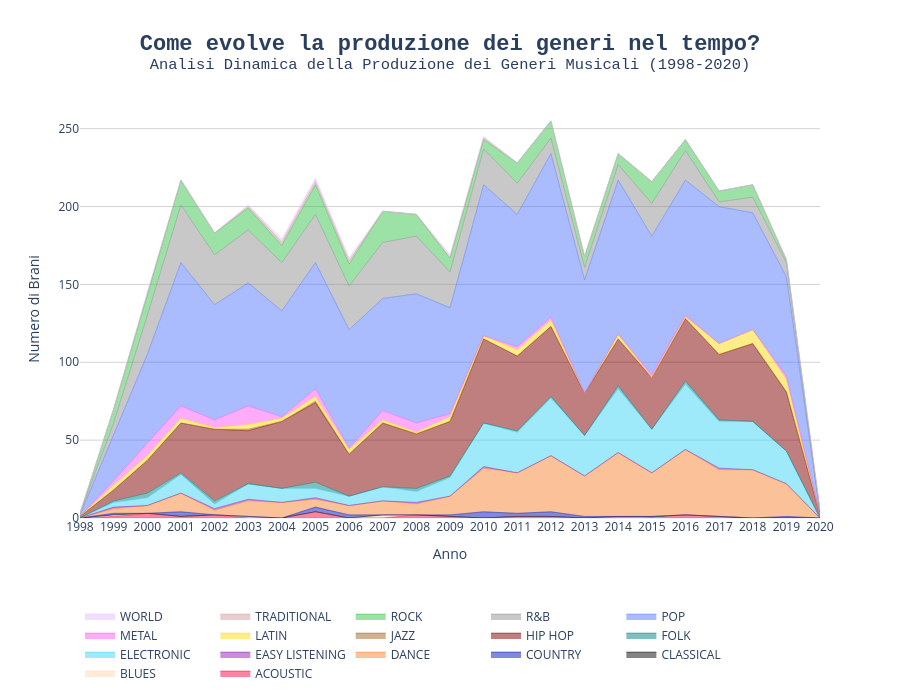

Notebook code cell kept with this figure:
### Code cell
# Prendiamo il precedente ranking ottenuto per produzione e cerchiamo di focalizzare l'attenzione su
# POP, HIP POP, R&B, ELECTRONIC, DANCE, ROCK, METAL, LATIN
import plotly.graph_objects as go

# 1. Lista generi (manteniamo l'ordine alfabetico per la legenda)
genres_to_plot = sorted([
    'acoustic', 'blues', 'classical', 'country', 'dance', 'easy listening',
    'electronic', 'folk', 'hip hop', 'jazz', 'latin', 'metal', 'pop', 
    'r&b', 'rock', 'traditional', 'world'
])

# 2. DIZIONARIO COLORI MANUALE
# Qui puoi cambiare ogni singolo colore. Ho inserito dei valori di esempio, 
# ma puoi modificarli come preferisci.
color_map = {
    'acoustic': "#f90945", 'blues':"#ffd8b1", 'classical': "#0B0B0B",
    'country': "#0514b7", 'dance': "#f88534", 'easy listening':"#911eb4",
    'electronic': "#3fd6f8", 'folk': "#008080", 'hip hop': "#800000",
    'jazz': "#a06726"  , 'latin': "#fbdc12", 'metal': "#fc5af4",
    'pop': "#567afc", 'r&b': "#919192", 'rock': "#3bc44d",
    'traditional': "#D29E9E", 'world': "#e6beff"
}

# 3. Raggruppamento dati (come prima)
stream_data = df.groupby('year')[genres_to_plot].sum().reset_index()

fig_stream = go.Figure()

# 4. Creazione tracce con colori dal DIZIONARIO
for genre in genres_to_plot:
    fig_stream.add_trace(go.Scatter(
        x=stream_data['year'],
        y=stream_data[genre],
        name=genre.upper(),
        mode='lines',
        # Recuperiamo il colore dal dizionario usando la chiave 'genre'
        line=dict(width=0.5, color=color_map.get(genre, 'gray')), 
        stackgroup='one',
        fill='tonexty',
        hoverinfo='x+y+name'
    ))

# 5. Layout (come prima)
fig_stream.update_layout(
    title=dict(
        text='<b>Come evolve la produzione dei generi nel tempo?</b><br><sup>Analisi Dinamica della Produzione dei Generi Musicali (1998-2020)</sup>',
        x=0.5, font=dict(size=22, family="Courier New")
    ),
    # title="<b>Analisi Dinamica della Produzione dei Generi Musicali (1998-2020)</b>",
    xaxis=dict(title="Anno", showgrid=False, dtick=1),
    yaxis=dict(title="Numero di Brani", showgrid=True, gridcolor='lightgray'),
    template='plotly_white',
    hovermode='closest',
    height=700,
    legend=dict(orientation="h", y=-0.2)
)

fig_stream.show()

### Figure 1 — Plotly figure (JSON) as saved in the notebook; plotly's stock layout.template omitted (floating-point values rounded to 4 significant figures)
{"data": [{"fill": "tonexty", "hoverinfo": "x+y+name", "line": {"color": "#f90945", "width": 0.5}, "mode": "lines", "name": "ACOUSTIC", "stackgroup": "one", "type": "scatter", "x": [1998, 1999, 2000, 2001, 2002, 2003, 2004, 2005, 2006, 2007, 2008, 2009, 2010, 2011, 2012, 2013, 2014, 2015, 2016, 2017, 2018, 2019, 2020], "y": [0, 1, 3, 1, 2, 0, 0, 4, 0, 0, 2, 1, 0, 1, 1, 0, 1, 0, 2, 1, 0, 0, 0]}, {"fill": "tonexty", "hoverinfo": "x+y+name", "line": {"color": "#ffd8b1", "width": 0.5}, "mode": "lines", "name": "BLUES", "stackgroup": "one", "type": "scatter", "x": [1998, 1999, 2000, 2001, 2002, 2003, 2004, 2005, 2006, 2007, 2008, 2009, 2010, 2011, 2012, 2013, 2014, 2015, 2016, 2017, 2018, 2019, 2020], "y": [0, 1, 0, 0, 0, 1, 0, 0, 0, 2, 0, 0, 0, 0, 0, 0, 0, 0, 0, 0, 0, 0, 0]}, {"fill": "tonexty", "hoverinfo": "x+y+name", "line": {"color": "#0B0B0B", "width": 0.5}, "mode": "lines", "name": "CLASSICAL", "stackgroup": "one", "type": "scatter", "x": [1998, 1999, 2000, 2001, 2002, 2003, 2004, 2005, 2006, 2007, 2008, 2009, 2010, 2011, 2012, 2013, 2014, 2015, 2016, 2017, 2018, 2019, 2020], "y": [0, 0, 0, 0, 0, 0, 0, 0, 0, 0, 0, 0, 0, 0, 0, 0, 0, 1, 0, 0, 0, 0, 0]}, {"fill": "tonexty", "hoverinfo": "x+y+name", "line": {"color": "#0514b7", "width": 0.5}, "mode": "lines", "name": "COUNTRY", "stackgroup": "one", "type": "scatter", "x": [1998, 1999, 2000, 2001, 2002, 2003, 2004, 2005, 2006, 2007, 2008, 2009, 2010, 2011, 2012, 2013, 2014, 2015, 2016, 2017, 2018, 2019, 2020], "y": [0, 1, 0, 3, 0, 0, 0, 3, 2, 0, 0, 1, 4, 2, 3, 1, 0, 0, 0, 0, 0, 1, 0]}, {"fill": "tonexty", "hoverinfo": "x+y+name", "line": {"color": "#f88534", "width": 0.5}, "mode": "lines", "name": "DANCE", "stackgroup": "one", "type": "scatter", "x": [1998, 1999, 2000, 2001, 2002, 2003, 2004, 2005, 2006, 2007, 2008, 2009, 2010, 2011, 2012, 2013, 2014, 2015, 2016, 2017, 2018, 2019, 2020], "y": [0, 3, 5, 12, 3, 10, 10, 5, 6, 9, 7, 12, 28, 26, 36, 26, 41, 28, 42, 30, 31, 21, 0]}, {"fill": "tonexty", "hoverinfo": "x+y+name", "line": {"color": "#911eb4", "width": 0.5}, "mode": "lines", "name": "EASY LISTENING", "stackgroup": "one", "type": "scatter", "x": [1998, 1999, 2000, 2001, 2002, 2003, 2004, 2005, 2006, 2007, 2008, 2009, 2010, 2011, 2012, 2013, 2014, 2015, 2016, 2017, 2018, 2019, 2020], "y": [0, 1, 0, 0, 1, 1, 0, 1, 0, 0, 1, 0, 1, 0, 0, 0, 0, 0, 0, 1, 0, 0, 0]}, {"fill": "tonexty", "hoverinfo": "x+y+name", "line": {"color": "#3fd6f8", "width": 0.5}, "mode": "lines", "name": "ELECTRONIC", "stackgroup": "one", "type": "scatter", "x": [1998, 1999, 2000, 2001, 2002, 2003, 2004, 2005, 2006, 2007, 2008, 2009, 2010, 2011, 2012, 2013, 2014, 2015, 2016, 2017, 2018, 2019, 2020], "y": [0, 3, 5, 12, 3, 10, 9, 6, 6, 9, 7, 12, 28, 26, 37, 26, 41, 28, 42, 30, 31, 21, 0]}, {"fill": "tonexty", "hoverinfo": "x+y+name", "line": {"color": "#008080", "width": 0.5}, "mode": "lines", "name": "FOLK", "stackgroup": "one", "type": "scatter", "x": [1998, 1999, 2000, 2001, 2002, 2003, 2004, 2005, 2006, 2007, 2008, 2009, 2010, 2011, 2012, 2013, 2014, 2015, 2016, 2017, 2018, 2019, 2020], "y": [0, 1, 3, 1, 2, 0, 0, 4, 0, 0, 2, 1, 0, 1, 1, 0, 2, 0, 2, 1, 0, 0, 0]}, {"fill": "tonexty", "hoverinfo": "x+y+name", "line": {"color": "#800000", "width": 0.5}, "mode": "lines", "name": "HIP HOP", "stackgroup": "one", "type": "scatter", "x": [1998, 1999, 2000, 2001, 2002, 2003, 2004, 2005, 2006, 2007, 2008, 2009, 2010, 2011, 2012, 2013, 2014, 2015, 2016, 2017, 2018, 2019, 2020], "y": [1, 7, 21, 32, 46, 34, 43, 51, 27, 41, 35, 35, 54, 48, 45, 27, 30, 33, 40, 42, 50, 38, 2]}, {"fill": "tonexty", "hoverinfo": "x+y+name", "line": {"color": "#a06726", "width": 0.5}, "mode": "lines", "name": "JAZZ", "stackgroup": "one", "type": "scatter", "x": [1998, 1999, 2000, 2001, 2002, 2003, 2004, 2005, 2006, 2007, 2008, 2009, 2010, 2011, 2012, 2013, 2014, 2015, 2016, 2017, 2018, 2019, 2020], "y": [0, 0, 0, 0, 0, 1, 0, 1, 0, 0, 0, 0, 0, 0, 0, 0, 0, 0, 0, 0, 0, 0, 0]}, {"fill": "tonexty", "hoverinfo": "x+y+name", "line": {"color": "#fbdc12", "width": 0.5}, "mode": "lines", "name": "LATIN", "stackgroup": "one", "type": "scatter", "x": [1998, 1999, 2000, 2001, 2002, 2003, 2004, 2005, 2006, 2007, 2008, 2009, 2010, 2011, 2012, 2013, 2014, 2015, 2016, 2017, 2018, 2019, 2020], "y": [0, 3, 3, 3, 1, 3, 2, 3, 3, 2, 1, 3, 2, 4, 4, 0, 3, 0, 1, 7, 9, 8, 0]}, {"fill": "tonexty", "hoverinfo": "x+y+name", "line": {"color": "#fc5af4", "width": 0.5}, "mode": "lines", "name": "METAL", "stackgroup": "one", "type": "scatter", "x": [1998, 1999, 2000, 2001, 2002, 2003, 2004, 2005, 2006, 2007, 2008, 2009, 2010, 2011, 2012, 2013, 2014, 2015, 2016, 2017, 2018, 2019, 2020], "y": [0, 3, 8, 8, 5, 12, 1, 5, 1, 6, 6, 2, 0, 2, 2, 0, 0, 2, 1, 0, 0, 2, 0]}, {"fill": "tonexty", "hoverinfo": "x+y+name", "line": {"color": "#567afc", "width": 0.5}, "mode": "lines", "name": "POP", "stackgroup": "one", "type": "scatter", "x": [1998, 1999, 2000, 2001, 2002, 2003, 2004, 2005, 2006, 2007, 2008, 2009, 2010, 2011, 2012, 2013, 2014, 2015, 2016, 2017, 2018, 2019, 2020], "y": [1, 29, 57, 92, 74, 79, 68, 81, 76, 72, 83, 68, 97, 85, 105, 73, 99, 89, 87, 88, 75, 64, 2]}, {"fill": "tonexty", "hoverinfo": "x+y+name", "line": {"color": "#919192", "width": 0.5}, "mode": "lines", "name": "R&B", "stackgroup": "one", "type": "scatter", "x": [1998, 1999, 2000, 2001, 2002, 2003, 2004, 2005, 2006, 2007, 2008, 2009, 2010, 2011, 2012, 2013, 2014, 2015, 2016, 2017, 2018, 2019, 2020], "y": [1, 8, 25, 37, 32, 34, 31, 31, 28, 36, 37, 23, 23, 20, 10, 8, 10, 21, 19, 3, 10, 9, 0]}, {"fill": "tonexty", "hoverinfo": "x+y+name", "line": {"color": "#3bc44d", "width": 0.5}, "mode": "lines", "name": "ROCK", "stackgroup": "one", "type": "scatter", "x": [1998, 1999, 2000, 2001, 2002, 2003, 2004, 2005, 2006, 2007, 2008, 2009, 2010, 2011, 2012, 2013, 2014, 2015, 2016, 2017, 2018, 2019, 2020], "y": [0, 9, 13, 16, 14, 14, 11, 19, 14, 20, 14, 9, 6, 13, 11, 7, 7, 14, 7, 7, 8, 2, 0]}, {"fill": "tonexty", "hoverinfo": "x+y+name", "line": {"color": "#D29E9E", "width": 0.5}, "mode": "lines", "name": "TRADITIONAL", "stackgroup": "one", "type": "scatter", "x": [1998, 1999, 2000, 2001, 2002, 2003, 2004, 2005, 2006, 2007, 2008, 2009, 2010, 2011, 2012, 2013, 2014, 2015, 2016, 2017, 2018, 2019, 2020], "y": [0, 0, 1, 0, 0, 1, 2, 2, 2, 0, 0, 0, 1, 0, 0, 0, 0, 0, 0, 0, 0, 0, 1]}, {"fill": "tonexty", "hoverinfo": "x+y+name", "line": {"color": "#e6beff", "width": 0.5}, "mode": "lines", "name": "WORLD", "stackgroup": "one", "type": "scatter", "x": [1998, 1999, 2000, 2001, 2002, 2003, 2004, 2005, 2006, 2007, 2008, 2009, 2010, 2011, 2012, 2013, 2014, 2015, 2016, 2017, 2018, 2019, 2020], "y": [0, 0, 1, 0, 0, 1, 2, 2, 2, 0, 0, 2, 1, 0, 0, 0, 0, 0, 0, 0, 0, 0, 1]}], "layout": {"height": 700, "hovermode": "closest", "legend": {"orientation": "h", "y": -0.2}, "title": {"font": {"family": "Courier New", "size": 22}, "text": "<b>Come evolve la produzione dei generi nel tempo?</b><br><sup>Analisi Dinamica della Produzione dei Generi Musicali (1998-2020)</sup>", "x": 0.5}, "xaxis": {"dtick": 1, "showgrid": false, "title": {"text": "Anno"}}, "yaxis": {"gridcolor": "lightgray", "showgrid": true, "title": {"text": "Numero di Brani"}}}}
